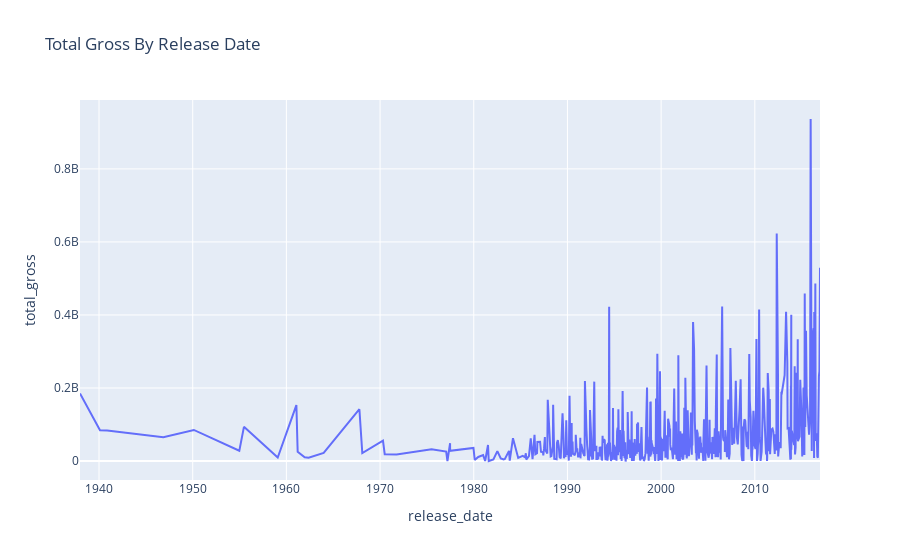

The notebook cell this image was saved under:
### Code cell
px.line(x = "release_date", y = "total_gross" ,data_frame=data, title = "Total Gross By Release Date")

### Figure 1 — Plotly figure (JSON) as saved in the notebook; plotly's stock layout.template omitted (floating-point values rounded to 4 significant figures; data arrays with more than 128 entries replaced by an {"elided": "..."} marker saying what was removed)
{"data": [{"hovertemplate": "release_date=%{x}<br>total_gross=%{y}<extra></extra>", "legendgroup": "", "line": {"color": "#636efa", "dash": "solid"}, "marker": {"symbol": "circle"}, "mode": "lines", "name": "", "orientation": "v", "showlegend": false, "type": "scatter", "x": {"elided": "579 str values"}, "xaxis": "x", "y": {"elided": "579 int values"}, "yaxis": "y"}], "layout": {"legend": {"tracegroupgap": 0}, "title": {"text": "Total Gross By Release Date"}, "xaxis": {"anchor": "y", "domain": [0, 1], "title": {"text": "release_date"}}, "yaxis": {"anchor": "x", "domain": [0, 1], "title": {"text": "total_gross"}}}}
